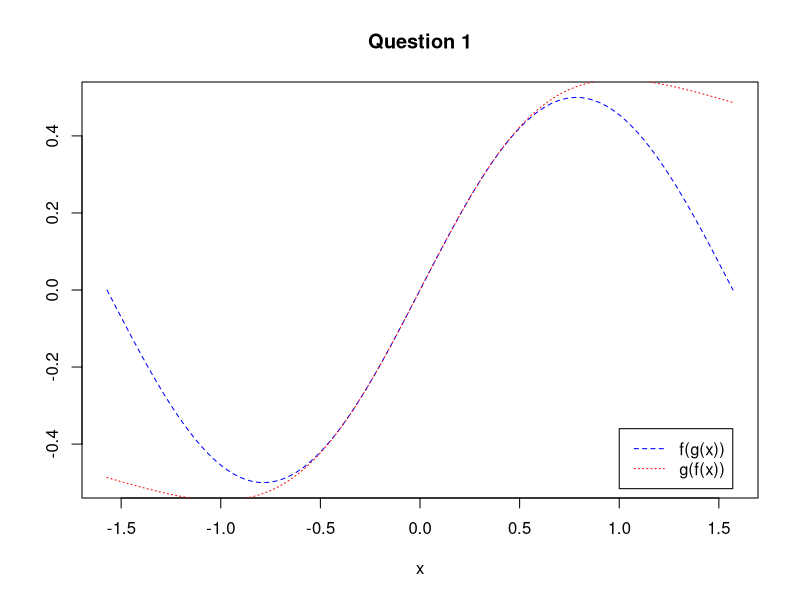

This chart was generated by the following R code:
f <- function(x) {
  return( x / (1+x^2) )
}

g <- function(x) tan(x)

x <- seq(from=-pi/2, to=pi/2, length=100)

plot(x, f(g(x)), col="blue", type="l", 
     lty=2, ylab="", main="Question 1")
lines(x, g(f(x)), col="red", lty=3)
legend(1.0, -0.36, 
       legend = c("f(g(x))", "g(f(x))"), 
       lty = c(2,3),
       col = c("blue", "red")
       )
